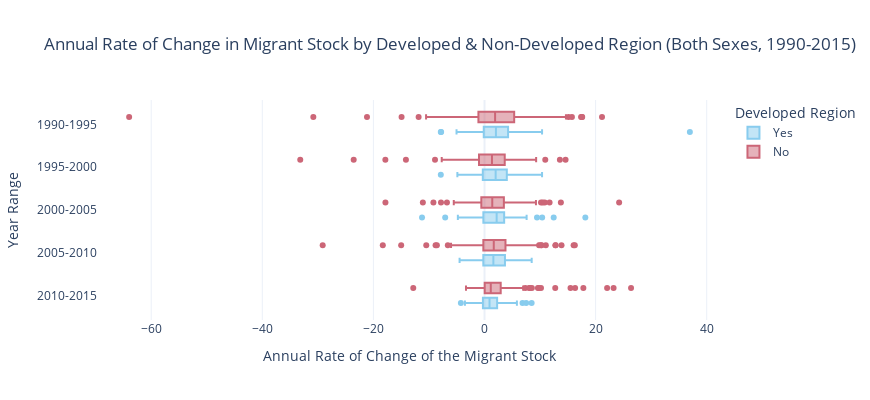

Here is the notebook cell this chart was saved with:
### Markdown cell above
## Table 5 - Annual Rate of Change of Migrant Stock at Mid-Year

### Code cell
#Boxplot of annual rate of change of migrant stock at mid-year

table5_BS = table5_clean[table5_clean["Sex"] == "Both Sexes"]

legend_order = {"Year Range": ["1990-1995", "1995-2000","2000-2005", "2005-2010", "2010-2015"],
               "Developed Region": ["Yes", "No"]}


fig7 = px.box(table5_BS, x = "Annual Rate of Change of the Migrant Stock",
            y = "Year Range",
            color = "Developed Region",
            width = 870,
            height = 400, title = "Annual Rate of Change in Migrant Stock by Developed & Non-Developed Region (Both Sexes, 1990-2015)",
      hover_data = ["Annual Rate of Change of the Migrant Stock", "Country or Area"],
       category_orders = legend_order, color_discrete_sequence=px.colors.qualitative.Safe
      )

fig7.show()

### Figure 1 — Plotly figure (JSON) as saved in the notebook; plotly's stock layout.template omitted (floating-point values rounded to 4 significant figures; data arrays with more than 128 entries replaced by an {"elided": "..."} marker saying what was removed)
{"data": [{"alignmentgroup": "True", "customdata": {"elided": "280x1 str values"}, "hovertemplate": "Developed Region=Yes<br>Annual Rate of Change of the Migrant Stock=%{x}<br>Year Range=%{y}<br>Country or Area=%{customdata[0]}<extra></extra>", "legendgroup": "Yes", "marker": {"color": "rgb(136, 204, 238)"}, "name": "Yes", "notched": false, "offsetgroup": "Yes", "orientation": "h", "showlegend": true, "type": "box", "x": {"elided": "280 float values"}, "x0": " ", "xaxis": "x", "y": {"elided": "280 str values"}, "y0": " ", "yaxis": "y"}, {"alignmentgroup": "True", "customdata": {"elided": "880x1 str values"}, "hovertemplate": "Developed Region=No<br>Annual Rate of Change of the Migrant Stock=%{x}<br>Year Range=%{y}<br>Country or Area=%{customdata[0]}<extra></extra>", "legendgroup": "No", "marker": {"color": "rgb(204, 102, 119)"}, "name": "No", "notched": false, "offsetgroup": "No", "orientation": "h", "showlegend": true, "type": "box", "x": {"elided": "880 float values"}, "x0": " ", "xaxis": "x", "y": {"elided": "880 str values"}, "y0": " ", "yaxis": "y"}], "layout": {"boxmode": "group", "height": 400, "legend": {"title": {"text": "Developed Region"}, "tracegroupgap": 0}, "title": {"text": "Annual Rate of Change in Migrant Stock by Developed & Non-Developed Region (Both Sexes, 1990-2015)"}, "width": 870, "xaxis": {"anchor": "y", "domain": [0, 1], "title": {"text": "Annual Rate of Change of the Migrant Stock"}}, "yaxis": {"anchor": "x", "categoryarray": ["2010-2015", "2005-2010", "2000-2005", "1995-2000", "1990-1995"], "categoryorder": "array", "domain": [0, 1], "title": {"text": "Year Range"}}}}
